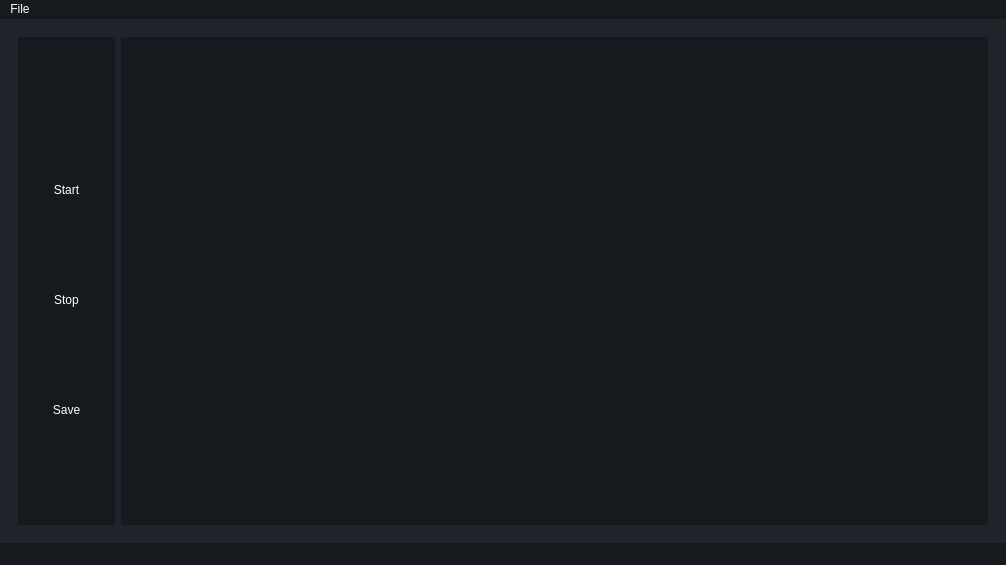
<?xml version="1.0" encoding="UTF-8"?>
<ui version="4.0">
 <class>MainWindow</class>
 <widget class="QMainWindow" name="MainWindow">
  <property name="windowModality">
   <enum>Qt::NonModal</enum>
  </property>
  <property name="geometry">
   <rect>
    <x>0</x>
    <y>0</y>
    <width>1006</width>
    <height>565</height>
   </rect>
  </property>
  <property name="windowTitle">
   <string>MainWindow</string>
  </property>
  <property name="styleSheet">
   <string notr="true">*{
	border: none;
	background-color: transparent;
	background: none;
	padding: 0;
	margin: 0;
	color: #fff;
	font: 12pt &quot;Nirmala UI&quot;;
}
#centralwidget{
	background-color: #1f232a;
}
#SubMenuContainer{
	background-color: #16191d;
}
#menubar{
	background-color: #16191d;
}
#statusbar{
	background-color: #16191d;
}
#QPushButtonP{
	text-align: left;
	padding: 2px 5px;
}
#graphicsView{
	background-color: #16191d;
}</string>
  </property>
  <widget class="QWidget" name="centralwidget">
   <layout class="QHBoxLayout" name="horizontalLayout">
    <item>
     <widget class="QWidget" name="MainContainer" native="true">
      <layout class="QHBoxLayout" name="horizontalLayout_2">
       <item alignment="Qt::AlignLeft">
        <widget class="QWidget" name="SubMenuContainer" native="true">
         <property name="minimumSize">
          <size>
           <width>97</width>
           <height>476</height>
          </size>
         </property>
         <layout class="QVBoxLayout" name="verticalLayout_2">
          <item>
           <widget class="QFrame" name="frame">
            <property name="frameShape">
             <enum>QFrame::StyledPanel</enum>
            </property>
            <property name="frameShadow">
             <enum>QFrame::Raised</enum>
            </property>
            <layout class="QVBoxLayout" name="verticalLayout_3">
             <item>
              <widget class="QPushButton" name="menuBtn">
               <property name="text">
                <string/>
               </property>
               <property name="icon">
                <iconset resource="resources.qrc">
                 <normaloff>:/icons/feather/align-justify.svg</normaloff>:/icons/feather/align-justify.svg</iconset>
               </property>
               <property name="iconSize">
                <size>
                 <width>24</width>
                 <height>24</height>
                </size>
               </property>
              </widget>
             </item>
            </layout>
           </widget>
          </item>
          <item>
           <widget class="QFrame" name="frame_2">
            <property name="sizePolicy">
             <sizepolicy hsizetype="Preferred" vsizetype="Expanding">
              <horstretch>0</horstretch>
              <verstretch>0</verstretch>
             </sizepolicy>
            </property>
            <property name="frameShape">
             <enum>QFrame::StyledPanel</enum>
            </property>
            <property name="frameShadow">
             <enum>QFrame::Raised</enum>
            </property>
            <layout class="QVBoxLayout" name="verticalLayout_4">
             <item>
              <widget class="QPushButton" name="pushButton_2">
               <property name="text">
                <string>Start</string>
               </property>
               <property name="icon">
                <iconset resource="resources.qrc">
                 <normaloff>:/icons/feather/play-circle.svg</normaloff>:/icons/feather/play-circle.svg</iconset>
               </property>
               <property name="iconSize">
                <size>
                 <width>24</width>
                 <height>24</height>
                </size>
               </property>
               <property name="autoDefault">
                <bool>false</bool>
               </property>
              </widget>
             </item>
             <item>
              <widget class="QPushButton" name="pushButton_3">
               <property name="text">
                <string>Stop</string>
               </property>
               <property name="icon">
                <iconset resource="resources.qrc">
                 <normaloff>:/icons/feather/stop-circle.svg</normaloff>:/icons/feather/stop-circle.svg</iconset>
               </property>
               <property name="iconSize">
                <size>
                 <width>24</width>
                 <height>24</height>
                </size>
               </property>
              </widget>
             </item>
             <item>
              <widget class="QPushButton" name="pushButton_4">
               <property name="text">
                <string>Save</string>
               </property>
               <property name="icon">
                <iconset resource="resources.qrc">
                 <normaloff>:/icons/feather/save.svg</normaloff>:/icons/feather/save.svg</iconset>
               </property>
               <property name="iconSize">
                <size>
                 <width>24</width>
                 <height>24</height>
                </size>
               </property>
              </widget>
             </item>
            </layout>
           </widget>
          </item>
         </layout>
        </widget>
       </item>
       <item>
        <widget class="QGraphicsView" name="graphicsView">
         <property name="autoFillBackground">
          <bool>true</bool>
         </property>
        </widget>
       </item>
      </layout>
     </widget>
    </item>
   </layout>
  </widget>
  <widget class="QMenuBar" name="menubar">
   <property name="geometry">
    <rect>
     <x>0</x>
     <y>0</y>
     <width>1006</width>
     <height>27</height>
    </rect>
   </property>
   <widget class="QMenu" name="menuFile">
    <property name="title">
     <string>File</string>
    </property>
   </widget>
   <addaction name="menuFile"/>
  </widget>
  <widget class="QStatusBar" name="statusbar"/>
 </widget>
 <resources>
  <include location="resources.qrc"/>
 </resources>
 <connections/>
</ui>
